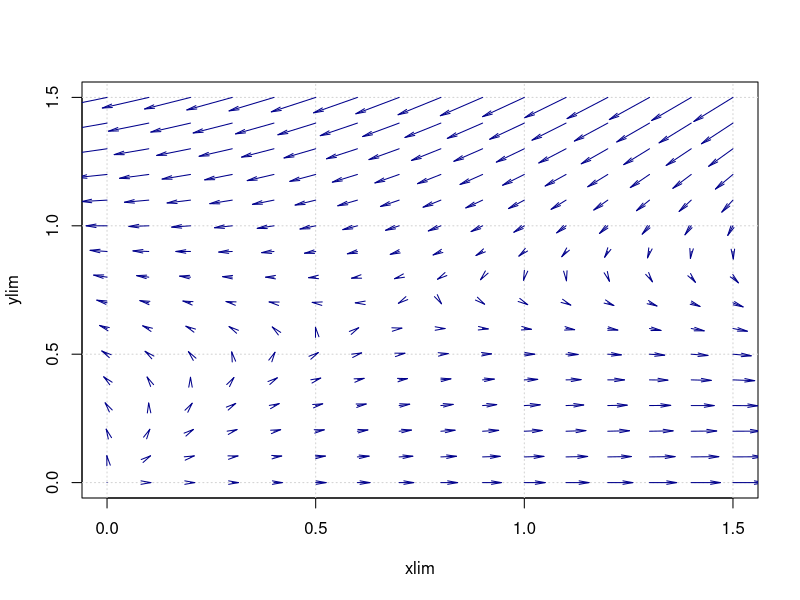

Recreate this plot in R. (Note: this script raises an error after producing the figure.)
## ---- chunk 1
library(pracma)

quiver <- function(x, y, u, v,
                   scale = 0.05, angle = 10, length = 0.1, ...) {
  stopifnot(is.numeric(x), is.numeric(y), is.numeric(u), is.numeric(v))

  arrows(x, y, x+scale*u, y+scale*v, angle=10, length=length, ...)
}

VectorField = function(fun, xlim, ylim, n = 16,
                       scale = 0.05, col = "darkblue",xlab = "xlim", ylab="ylim",
                       main="",...) {
  stopifnot(is.numeric(xlim), length(xlim) == 2,
            is.numeric(ylim), length(ylim) == 2)

  xpts = seq(xlim[1],xlim[2],length.out=n)
  ypts = seq(ylim[1],ylim[2],length.out=n)

  M = meshgrid(xpts, ypts)

  x = M$X
  y = M$Y
  px=M$X
  py=M$Y
  for (i  in 1:n){
    for (j in 1:n){
      ans = fun(c(xpts[j],ypts[i]))
      px[i,j]=ans[1]
      py[i,j]=ans[2]
    }
  }


  plot(xlim, ylim, type="n",xlab=xlab,ylab=ylab,main=main); grid()
  quiver(x, y, px, py, scale = scale, col = col, ...)
  #return(list(px=px,py=py))
}

r1 = 1;
r2 = 1;
a1 = 1;
a2 = 1;
b1 = 0.5;
b2 = 0.5;

#Given the constraints; the previous variables satisfy them. 

f = function(x){  c(r1*x[1]-a1*x[2]^2-b1*x[1]*x[2],
    r2*x[2]-a2*x[2]^2-b2*x[1]*x[2])
}

VectorField(f,xlim = c(0,1.5),ylim = c(0,1.5))

## ---- chunk 2
Jacobian2 = function(f,x0,h=1E-4){
    jax = matrix(0,nrow=2,ncol=2)
    xph = c(x0[1]+h,x0[2]);xmh=c(x0[1]-h,x0[2])
    yph = c(x0[1],x0[2]+h);ymh=c(x0[1],x0[2]-h)
    jax[,1]=(f(xph)-f(xmh))/(2*h)
    jax[,2]=(f(yph)-f(ymh))/(2*h)            
    return(jax)
}
norm2 = function(v){sqrt(v[1]^2+v[2]^2)}
zeros = function(f,x0,h=1E-4,tol=1E-4){
    i = 1
    p=c(1,1)
    while (norm2(p)>tol & i<100){
        p = solve(Jacobian2(f,x0),-f(x0)) # linear algebra step
        x0 = x0+p
        #print(i)
        #print(x0)
        i=i+1
    }
    return(x0)
}

# Zeros from different starting points, based on what is seen in (a)

x0=c(0,0)
print(zeros(f,x0))
x1=c(0.5,0.5)
print(zeros(f,x1))
x2=c(1,0)
print(zeros(f,x2))
x3=c(2,2)
print(zeros(f,x3))
## ---- chunk 3
alpha = 0.000001
f = function(x){c(
  (0.05*x[1] - alpha*x[1]*x[2]),
  (0.08*x[2] - alpha*x[1]*x[2])
)}

## ---- chunk 4
x0=c(80000,50000)
eq1 = zeros(f,x0);print(eq1)
x1 = c(0,0)
eq2 = zeros(f,x1); print(eq2)
## ---- chunk 5
ans=vectorfield(f,xlim=c(0,120000),ylim=c(0,100000),n=20,
                scale=0.05,col="red",main="Whale Population",xlab="BlueWhales",ylab="FinWhales")

## ---- chunk 6
alpha = 0.000001

f = function(x){c(
  (0.05*x[1] - alpha*x[1]*x[2]),
  (0.08*x[2] - alpha*x[1]*x[2])
)}

x = c(5000,70000)

f(x)
## ---- chunk 7
lambda=3

w=0.25

f=function(x){c((-w*lambda*0.05*x[2]-lambda*(0.005)*x[1]*x[2])*((x[1]>0)*(x[2]>0)),
                (-w*0.05*x[1]-0.005*x[2])*((x[1]>0)*(x[2]>0)))}

pts=path(f,c(5,2),deltat=1); #print(pts)

plot(pts[,1],pts[,2],xlim=c(0,5),ylim=c(0,2), xlab = "Red", ylab = "Blue")

## ---- chunk 8
dds=function(w, lambda){
  f=function(x){c((-w*lambda*0.05*x[2]-lambda*(0.005)*x[1]*x[2])*((x[1]>0)*(x[2]>0)),
                  (-w*0.05*x[1]-0.005*x[2])*((x[1]>0)*(x[2]>0)))}
  x=c(5,2)
  pts=path(f,x,deltat=1)
  N=length(pts[,1])
  if (pts[N,1]>pts[N,2]){
    winner="R"
    hours=min(which(pts[,2]<0))-1
    forces=as.numeric(round(pts[N,1],1))
  }
  else{
    winner="B"
    hours=min(which(pts[,1]<0))-1
    forces=as.numeric(round(pts[N,2],1))
  }
  return(list(winner=winner,hours=hours,forces=forces))
}

w=c(0.1,0.2,0.25,0.5,0.75,0.9)

ans.winner=0
ans.hours=0
ans.forces=0
l=length(w)
i=6
while (i >=0){
  res=dds(w[i],3)
  ans.winner[i]=res$winner
  ans.hours[i]=res$hours
  ans.forces[i]=res$forces
  i=i-1
}
result=data.frame(weather=w,winner=ans.winner,hours=ans.hours,forces=ans.forces)
print(result)
## ---- chunk 9
dds=function(w, lambda){
  f=function(x){c((-w*lambda*0.05*x[2]-lambda*(0.005)*x[1]*x[2])*((x[1]>0)*(x[2]>0)),
                  (-w*0.05*x[1]-0.005*x[2])*((x[1]>0)*(x[2]>0)))}
  x=c(5,2)
  pts=path(f,x,deltat=1)
  N=length(pts[,1])
  if (pts[N,1]>pts[N,2]){
    winner="R"
    hours=min(which(pts[,2]<0))-1
    forces=as.numeric(round(pts[N,1],1))
  }
  else{
    winner="B"
    hours=min(which(pts[,1]<0))-1
    forces=as.numeric(round(pts[N,2],1))
  }
  return(list(winner=winner,hours=hours,forces=forces))
}

w=c(0.1,0.2,0.5,0.75,0.9)

lambda=c(1.5,2.0,3.0,4.0,5.0)

ans.winner=0
ans.hours=0
ans.forces=0
ans.cond1=0;ans.cond2=0
N=length(w)

for (i in N){
  for(j in l:length(lambda)){
    res=dds(w[i],lambda[j])
    idx=N*(i-1)+j
    ans.cond1[idx]=w[i]
    ans.cond2[idx]=lam[j]
    ans.winner[idx]=res$winner
    ans.hours[idx]=res$hours
    ans.forces[idx]=res$forces
  } 
}

result=data.frame(weather=ans.cond1,eff=ans.cond2,winner=ans.winner, hours=ans.hours, forces=ans.forces)
print(result)

#OR Individually 

#lambda = 1.5 

dds=function(w){
  f=function(x){c((-w*1.5*0.05*x[2]-1.5*(0.005)*x[1]*x[2])*((x[1]>0)*(x[2]>0)),
                  (-w*0.05*x[1]-0.005*x[2])*((x[1]>0)*(x[2]>0)))}
  x=c(5,2)
  pts=path(f,x,deltat=1)
  N=length(pts[,1])
  if (pts[N,1]>pts[N,2]){
    winner="R"
    hours=min(which(pts[,2]<0))-1
    forces=as.numeric(round(pts[N,1],1))
  }
  else{
    winner="B"
    hours=min(which(pts[,1]<0))-1
    forces=as.numeric(round(pts[N,2],1))
  }
  return(list(winner=winner,hours=hours,forces=forces))
}

